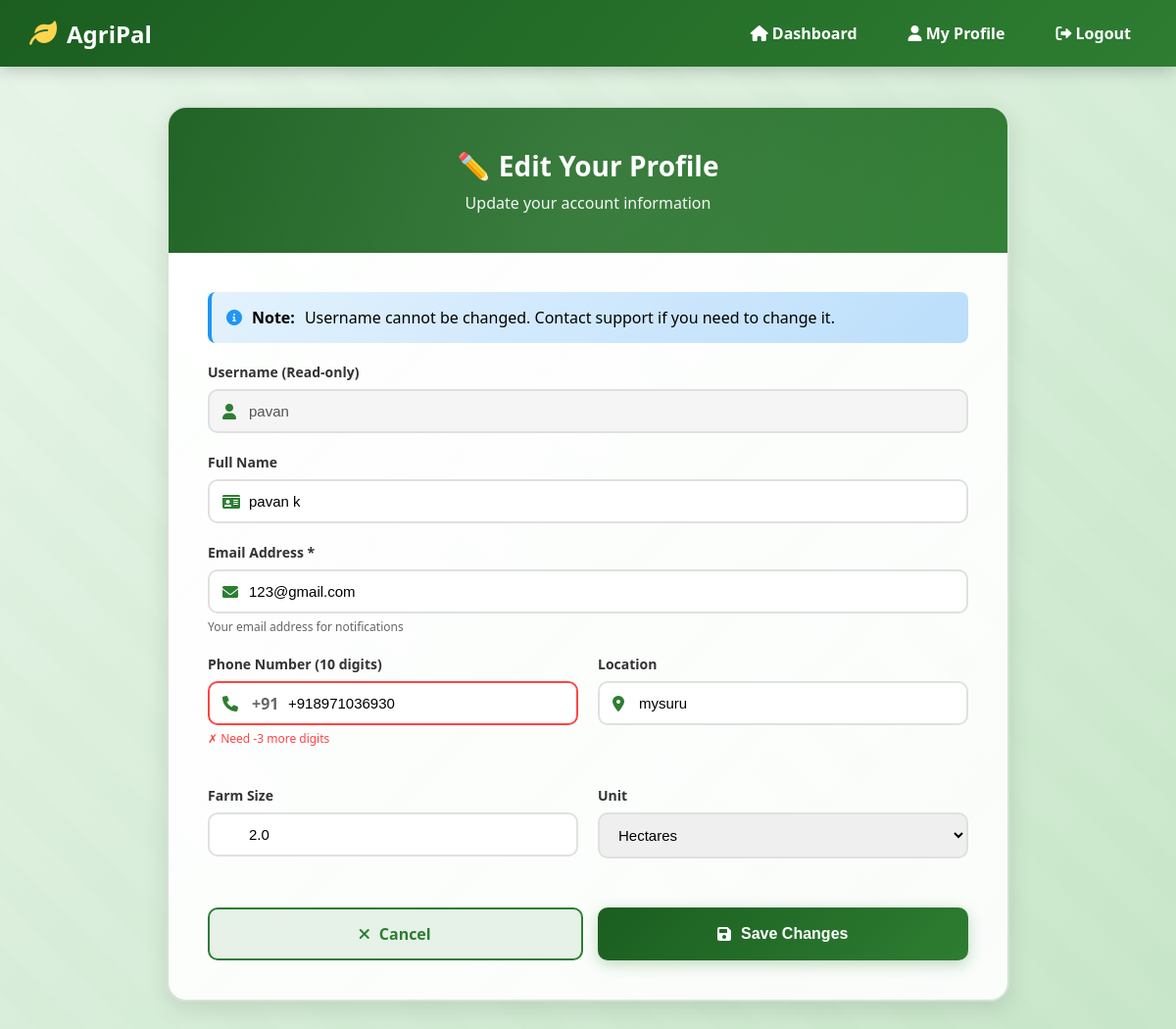
The app's page /auth/profile/edit (signed in) with its own data.
### model.py (models this page shows, shortened)
class User(UserMixin, db.Model):
    __tablename__ = 'users'
    id = db.Column(db.Integer, primary_key=True)
    username = db.Column(db.String(80), unique=True, nullable=False, index=True)
    email = db.Column(db.String(120), unique=True, nullable=False, index=True)
    password_hash = db.Column(db.String(256), nullable=False)
    full_name = db.Column(db.String(120))
    phone = db.Column(db.String(20))
    location = db.Column(db.String(200))
    farm_size = db.Column(db.Float)
    farm_size_unit = db.Column(db.String(20), default='hectare')
    created_at = db.Column(db.DateTime, default=datetime.utcnow)
    last_login = db.Column(db.DateTime)
    is_active = db.Column(db.Boolean, default=True)
    login_count = db.Column(db.Integer, default=0)
    login_history = db.relationship('LoginHistory', backref='user', lazy='dynamic', cascade='all, delete-orphan')
    disease_detections = db.relationship('DiseaseDetection', backref='user', lazy='dynamic', cascade='all, delete-orphan')

### routes/auth.py (the view, shortened to what this page needs)
@auth_bp.route('/profile/edit', methods=['GET', 'POST'])
@login_required
def edit_profile():
    return render_template('auth/edit_profile.html')

### app.py (called while the page is built, shortened)
@login_manager.user_loader
def load_user(user_id):
    return User.query.get(int(user_id))

@app.before_request
def validate_session():
    if request.endpoint and (
        request.endpoint.startswith('static') or
        request.endpoint.startswith('auth.') or
        request.endpoint == 'index' or
        request.endpoint == 'health_check' or
        request.endpoint == 'api_info'
    ):
        return

### templates/auth/edit_profile.html (shortened to what this page needs)
<!DOCTYPE html>
<html lang="en">
<head>
    <link href="https://cdnjs.cloudflare.com/ajax/libs/font-awesome/6.0.0-beta3/css/all.min.css" rel="stylesheet">
</head>
<body>
    <div class="content-wrapper">
        <nav class="navbar">
            <a href="{{ url_for('dashboard') }}" class="navbar-brand">
                <i class="fas fa-leaf"></i> AgriPal
            </a>
            <div class="navbar-links">
                <a href="{{ url_for('dashboard') }}"><i class="fas fa-home"></i> Dashboard</a>
                <a href="{{ url_for('auth.profile') }}"><i class="fas fa-user"></i> My Profile</a>
                <a href="{{ url_for('auth.logout') }}"><i class="fas fa-sign-out-alt"></i> Logout</a>
            </div>
        </nav>
        <div class="container">
            <div class="edit-card">
                <div class="edit-header">
                    <h1>✏️ Edit Your Profile</h1>
                    <p>Update your account information</p>
                </div>
                <form method="POST" action="{{ url_for('auth.edit_profile') }}" class="edit-form" id="editForm">
                    <div class="info-box">
                        <i class="fas fa-info-circle" style="color: #2196f3;"></i>
                        <strong>Note:</strong> Username cannot be changed. Contact support if you need to change it.
                    </div>
                    <div class="form-group">
                        <label for="username">Username (Read-only)</label>
                        <div class="input-wrapper">
                            <i class="fas fa-user input-icon"></i>
                            <input type="text" id="username" value="{{ current_user.username }}" disabled>
                        </div>
                    </div>
                    <div class="form-group">
                        <label for="full_name">Full Name</label>
                        <div class="input-wrapper">
                            <i class="fas fa-id-card input-icon"></i>
                            <input type="text" id="full_name" name="full_name"
                                   value="{{ current_user.full_name or '' }}"
                                   placeholder="Your full name">
                        </div>
                    </div>
                    <div class="form-group">
                        <label for="email">Email Address *</label>
                        <div class="input-wrapper">
                            <i class="fas fa-envelope input-icon"></i>
                            <input type="email" id="email" name="email"
                                   value="{{ current_user.email }}"
                                   required>
                        </div>
                        <small>Your email address for notifications</small>
                    </div>
                    <div class="form-row">
                        <div class="form-group">
                            <label for="phone">Phone Number (10 digits)</label>
                            <div class="phone-input-wrapper">
                                <div class="input-wrapper">
                                    <i class="fas fa-phone input-icon"></i>
                                    <span class="country-code">+91</span>
                                    <input type="tel" id="phone" name="phone"
                                           value="{{ current_user.phone or '' }}"
                                           placeholder="1234567890"
                                           pattern="[0-9]{10}"
                                           maxlength="10"
                                           title="Please enter exactly 10 digits">
                                </div>
                            </div>
                            <small id="phoneHelp">Enter 10 digit mobile number</small>
                        </div>
                        <div class="form-group">
                            <label for="location">Location</label>
                            <div class="input-wrapper">
                                <i class="fas fa-map-marker-alt input-icon"></i>
                                <input type="text" id="location" name="location"
                                       value="{{ current_user.location or '' }}"
                                       placeholder="City, State">
                            </div>
                        </div>
                    </div>
                    <div class="form-row">
                        <div class="form-group">
                            <label for="farm_size">Farm Size</label>
                            <input type="number" id="farm_size" name="farm_size"
                                   value="{{ current_user.farm_size or '' }}"
                                   step="0.01" min="0" placeholder="0">
                        </div>
                        <div class="form-group">
                            <label for="farm_size_unit">Unit</label>
                            <select id="farm_size_unit" name="farm_size_unit">
                                <option value="hectare" {% if current_user.farm_size_unit == 'hectare' %}selected{% endif %}>
                                    Hectares
                                </option>
                            </select>
                        </div>
                    </div>
                    <div class="form-actions">
                        <a href="{{ url_for('auth.profile') }}" class="btn btn-secondary">
                            <i class="fas fa-times"></i> Cancel
                        </a>
                        <button type="submit" class="btn btn-primary" id="submitBtn">
                            <i class="fas fa-save"></i> Save Changes
                        </button>
                    </div>
                </form>
            </div>
        </div>
    </div>
</body>
</html>

### templates/auth/edit_profile.html (style rules this page uses)
:root { --primary-color: #2e7d32; --accent-color: #ffd54f; }
* { margin: 0; padding: 0; box-sizing: border-box; }
body { font-family: 'Segoe UI', Tahoma, Geneva, Verdana, sans-serif; min-height: 100vh; position: relative; }
.content-wrapper { position: relative; z-index: 1; }
.navbar { background: linear-gradient(135deg, #1b5e20, #2e7d32); color: white; padding: 15px 30px; display: flex; justify-content: space-between; align-items: center; box-shadow: 0 4px 15px rgba(0, 0, 0, 0.2); position: sticky; top: 0; z-index: 100; }
.navbar-brand { font-size: 24px; font-weight: bold; text-decoration: none; color: white; display: flex; align-items: center; gap: 10px; }
.navbar-brand i { font-size: 28px; color: var(--accent-color); }
.navbar-links { display: flex; gap: 20px; }
.navbar-links a { color: white; text-decoration: none; padding: 8px 16px; border-radius: 25px; transition: all 0.3s; font-weight: 600; }
.container { max-width: 900px; margin: 40px auto; padding: 0 20px; }
.edit-card { background: linear-gradient(135deg, rgba(255, 255, 255, 0.95), rgba(255, 255, 255, 0.9)); border-radius: 20px; box-shadow: 0 8px 25px rgba(0, 0, 0, 0.1); overflow: hidden; border: 2px solid rgba(46, 125, 50, 0.2); animation: fadeInUp 0.6s ease-out; }
.edit-header { background: linear-gradient(135deg, #1b5e20, #2e7d32); color: white; padding: 40px; text-align: center; position: relative; overflow: hidden; }
.edit-header::before { content: ''; position: absolute; top: -50%; right: -50%; width: 200%; height: 200%; background: radial-gradient(circle, rgba(255, 255, 255, 0.1) 0%, transparent 70%); animation: rotate 20s linear infinite; }
.edit-header h1 { font-size: 28px; margin-bottom: 8px; position: relative; z-index: 1; }
.edit-header p { position: relative; z-index: 1; opacity: 0.95; }
.edit-form { padding: 40px; }
.form-row { display: grid; grid-template-columns: 1fr 1fr; gap: 20px; margin-bottom: 20px; }
.form-group { margin-bottom: 20px; }
.form-group label { display: block; margin-bottom: 8px; color: #333; font-weight: 600; font-size: 14px; }
.input-wrapper { position: relative; }
.input-icon { position: absolute; left: 15px; top: 50%; transform: translateY(-50%); color: var(--primary-color); font-size: 16px; }
.form-group input, .form-group select { width: 100%; padding: 12px 15px 12px 40px; border: 2px solid #e0e0e0; border-radius: 10px; font-size: 15px; transition: all 0.3s ease; }
.form-group select { padding-left: 15px; }
.form-group input:disabled { background: #f5f5f5; cursor: not-allowed; }
.form-group input.error { border-color: #ff4444; }
.form-group small { display: block; margin-top: 5px; color: #666; font-size: 12px; }
.form-group small.error-text { color: #ff4444; }
.form-actions { display: flex; gap: 15px; margin-top: 30px; }
.btn { flex: 1; padding: 14px; border: none; border-radius: 10px; font-size: 16px; font-weight: 600; cursor: pointer; transition: all 0.3s; text-decoration: none; display: inline-flex; align-items: center; justify-content: center; gap: 10px; text-align: center; }
.btn-primary { background: linear-gradient(135deg, #1b5e20, #2e7d32); color: white; box-shadow: 0 4px 15px rgba(46, 125, 50, 0.3); }
.btn-secondary { background: rgba(46, 125, 50, 0.1); color: var(--primary-color); border: 2px solid var(--primary-color); }
.info-box { background: linear-gradient(135deg, #e3f2fd, #bbdefb); border-left: 4px solid #2196f3; padding: 15px; margin-bottom: 20px; border-radius: 8px; display: flex; align-items: center; gap: 10px; }
.phone-input-wrapper { position: relative; }
.country-code { position: absolute; left: 45px; top: 50%; transform: translateY(-50%); color: #666; font-weight: 600; pointer-events: none; }
.phone-input-wrapper input { padding-left: 80px; }

### records on screen
User: username "pavan", full_name "pavan k", email "123@gmail.com", phone "+918971036930", location "mysuru", farm_size "2.0", farm_size_unit "Hectares"
